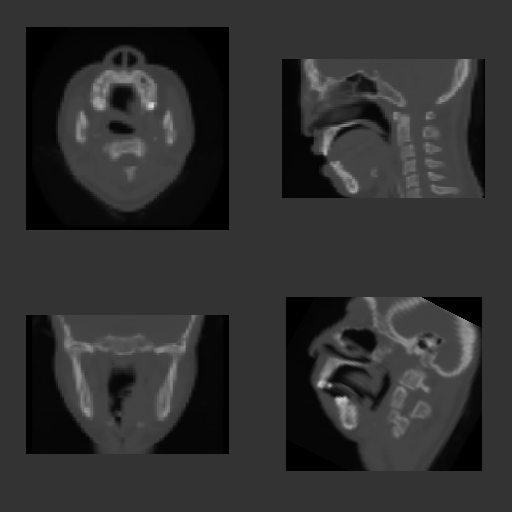

Recreate this plot in Python.
#!/usr/bin/env python

# Test vtkImageReslice SetOutputDirection with sagittal, oblique, axial, and coronal views.

# Factory overrides
import vtkmodules.vtkInteractionStyle  # noqa: F401
import vtkmodules.vtkRenderingFreeType  # noqa: F401
import vtkmodules.vtkRenderingOpenGL2  # noqa: F401

import os

from vtkmodules.vtkCommonMath import vtkMatrix3x3
from vtkmodules.vtkCommonCore import vtkMath
from vtkmodules.vtkIOImage import vtkImageReader2
from vtkmodules.vtkImagingCore import vtkImageReslice
from vtkmodules.vtkRenderingCore import (
    vtkImageSlice,
    vtkImageSliceMapper,
    vtkRenderWindow,
    vtkRenderWindowInteractor,
    vtkRenderer,
)

# Read 3D volume
reader = vtkImageReader2()
reader.SetDataByteOrderToLittleEndian()
reader.SetDataExtent(0, 63, 0, 63, 1, 93)
reader.SetDataSpacing(3.2, 3.2, 1.5)
data_dir = os.environ.get("VPE_DATA_DIR", os.path.dirname(os.path.abspath(__file__)))

reader.SetFilePrefix(os.path.join(data_dir, "headsq", "quarter"))

color_range = [0.0, 4095.0]

# Direction matrices for four viewports
directions = [
    # lower left: sagittal
    [1.0, 0.0, 0.0, 0.0, 0.0, 1.0, 0.0, -1.0, 0.0],
    # lower right: oblique
    [0.3610509009504489, 0.5641239080948949, 0.7425674805959468,
     -0.8708194756386795, 0.48884072076035906, 0.05204027838960906,
     -0.333640057204234, -0.6654314134771782, 0.6677464684942334],
    # upper left: axial
    [1.0, 0.0, 0.0, 0.0, 1.0, 0.0, 0.0, 0.0, 1.0],
    # upper right: coronal (with flip)
    [0.0, 0.0, 1.0, 1.0, 0.0, 0.0, 0.0, -1.0, 0.0],
]

# Viewport 0 (lower-left): sagittal
reslice_0 = vtkImageReslice()
reslice_0.SetInputConnection(reader.GetOutputPort())
reslice_0.SetOutputSpacing(1.0, 1.0, 1.0)
reslice_0.SetOutputDirection(directions[0])
reslice_0.SetInterpolationModeToLinear()

image_mapper_0 = vtkImageSliceMapper()
image_mapper_0.SetInputConnection(reslice_0.GetOutputPort())
image_mapper_0.SliceAtFocalPointOn()
image_mapper_0.BorderOn()

image_slice_0 = vtkImageSlice()
image_slice_0.SetMapper(image_mapper_0)
image_slice_0.GetProperty().SetColorWindow(color_range[1] - color_range[0])
image_slice_0.GetProperty().SetColorLevel(0.5 * (color_range[0] + color_range[1]))
image_slice_0.GetProperty().SetInterpolationTypeToNearest()

renderer_0 = vtkRenderer()
renderer_0.AddViewProp(image_slice_0)
renderer_0.SetBackground(0.2, 0.2, 0.2)
renderer_0.SetViewport(0.0, 0.0, 0.5, 0.5)

# Viewport 1 (lower-right): oblique
reslice_1 = vtkImageReslice()
reslice_1.SetInputConnection(reader.GetOutputPort())
reslice_1.SetOutputSpacing(1.0, 1.0, 1.0)
reslice_1.SetOutputDirection(directions[1])
reslice_1.SetInterpolationModeToLinear()

image_mapper_1 = vtkImageSliceMapper()
image_mapper_1.SetInputConnection(reslice_1.GetOutputPort())
image_mapper_1.SliceAtFocalPointOn()
image_mapper_1.BorderOn()

image_slice_1 = vtkImageSlice()
image_slice_1.SetMapper(image_mapper_1)
image_slice_1.GetProperty().SetColorWindow(color_range[1] - color_range[0])
image_slice_1.GetProperty().SetColorLevel(0.5 * (color_range[0] + color_range[1]))
image_slice_1.GetProperty().SetInterpolationTypeToNearest()

renderer_1 = vtkRenderer()
renderer_1.AddViewProp(image_slice_1)
renderer_1.SetBackground(0.2, 0.2, 0.2)
renderer_1.SetViewport(0.5, 0.0, 1.0, 0.5)

# Viewport 2 (upper-left): axial
reslice_2 = vtkImageReslice()
reslice_2.SetInputConnection(reader.GetOutputPort())
reslice_2.SetOutputSpacing(1.0, 1.0, 1.0)
reslice_2.SetOutputDirection(directions[2])
reslice_2.SetInterpolationModeToLinear()

image_mapper_2 = vtkImageSliceMapper()
image_mapper_2.SetInputConnection(reslice_2.GetOutputPort())
image_mapper_2.SliceAtFocalPointOn()
image_mapper_2.BorderOn()

image_slice_2 = vtkImageSlice()
image_slice_2.SetMapper(image_mapper_2)
image_slice_2.GetProperty().SetColorWindow(color_range[1] - color_range[0])
image_slice_2.GetProperty().SetColorLevel(0.5 * (color_range[0] + color_range[1]))
image_slice_2.GetProperty().SetInterpolationTypeToNearest()

renderer_2 = vtkRenderer()
renderer_2.AddViewProp(image_slice_2)
renderer_2.SetBackground(0.2, 0.2, 0.2)
renderer_2.SetViewport(0.0, 0.5, 0.5, 1.0)

# Viewport 3 (upper-right): coronal with flip
reslice_3 = vtkImageReslice()
reslice_3.SetInputConnection(reader.GetOutputPort())
reslice_3.SetOutputSpacing(1.0, 1.0, 1.0)
reslice_3.SetOutputDirection(directions[3])
reslice_3.SetInterpolationModeToLinear()

image_mapper_3 = vtkImageSliceMapper()
image_mapper_3.SetInputConnection(reslice_3.GetOutputPort())
image_mapper_3.SliceAtFocalPointOn()
image_mapper_3.BorderOn()

image_slice_3 = vtkImageSlice()
image_slice_3.SetMapper(image_mapper_3)
image_slice_3.GetProperty().SetColorWindow(color_range[1] - color_range[0])
image_slice_3.GetProperty().SetColorLevel(0.5 * (color_range[0] + color_range[1]))
image_slice_3.GetProperty().SetInterpolationTypeToNearest()

renderer_3 = vtkRenderer()
renderer_3.AddViewProp(image_slice_3)
renderer_3.SetBackground(0.2, 0.2, 0.2)
renderer_3.SetViewport(0.5, 0.5, 1.0, 1.0)

# Window
render_window = vtkRenderWindow()
render_window.AddRenderer(renderer_0)
render_window.AddRenderer(renderer_1)
render_window.AddRenderer(renderer_2)
render_window.AddRenderer(renderer_3)
render_window.SetSize(512, 512)
render_window.SetWindowName("image reslice direction")

# Scene
bounds_0 = image_mapper_0.GetBounds()
focal_0 = [0.5 * (bounds_0[0] + bounds_0[1]), 0.5 * (bounds_0[2] + bounds_0[3]), 0.5 * (bounds_0[4] + bounds_0[5])]
camera_0 = renderer_0.GetActiveCamera()
camera_0.SetFocalPoint(focal_0)
offset_0 = [0.0, 0.0, 500.0]
vtkMatrix3x3.MultiplyPoint(directions[0], offset_0, offset_0)
vtkMath.Add(focal_0, offset_0, focal_0)
camera_0.SetPosition(focal_0)
viewup_0 = [0.0, 1.0, 0.0]
vtkMatrix3x3.MultiplyPoint(directions[0], viewup_0, viewup_0)
camera_0.SetViewUp(viewup_0)
camera_0.ParallelProjectionOn()
camera_0.SetParallelScale(128)

bounds_1 = image_mapper_1.GetBounds()
focal_1 = [0.5 * (bounds_1[0] + bounds_1[1]), 0.5 * (bounds_1[2] + bounds_1[3]), 0.5 * (bounds_1[4] + bounds_1[5])]
camera_1 = renderer_1.GetActiveCamera()
camera_1.SetFocalPoint(focal_1)
offset_1 = [0.0, 0.0, 500.0]
vtkMatrix3x3.MultiplyPoint(directions[1], offset_1, offset_1)
vtkMath.Add(focal_1, offset_1, focal_1)
camera_1.SetPosition(focal_1)
viewup_1 = [0.0, 1.0, 0.0]
vtkMatrix3x3.MultiplyPoint(directions[1], viewup_1, viewup_1)
camera_1.SetViewUp(viewup_1)
camera_1.ParallelProjectionOn()
camera_1.SetParallelScale(128)

bounds_2 = image_mapper_2.GetBounds()
focal_2 = [0.5 * (bounds_2[0] + bounds_2[1]), 0.5 * (bounds_2[2] + bounds_2[3]), 0.5 * (bounds_2[4] + bounds_2[5])]
camera_2 = renderer_2.GetActiveCamera()
camera_2.SetFocalPoint(focal_2)
offset_2 = [0.0, 0.0, 500.0]
vtkMatrix3x3.MultiplyPoint(directions[2], offset_2, offset_2)
vtkMath.Add(focal_2, offset_2, focal_2)
camera_2.SetPosition(focal_2)
viewup_2 = [0.0, 1.0, 0.0]
vtkMatrix3x3.MultiplyPoint(directions[2], viewup_2, viewup_2)
camera_2.SetViewUp(viewup_2)
camera_2.ParallelProjectionOn()
camera_2.SetParallelScale(128)

bounds_3 = image_mapper_3.GetBounds()
focal_3 = [0.5 * (bounds_3[0] + bounds_3[1]), 0.5 * (bounds_3[2] + bounds_3[3]), 0.5 * (bounds_3[4] + bounds_3[5])]
camera_3 = renderer_3.GetActiveCamera()
camera_3.SetFocalPoint(focal_3)
offset_3 = [0.0, 0.0, 500.0]
vtkMatrix3x3.MultiplyPoint(directions[3], offset_3, offset_3)
vtkMath.Add(focal_3, offset_3, focal_3)
camera_3.SetPosition(focal_3)
viewup_3 = [0.0, 1.0, 0.0]
vtkMatrix3x3.MultiplyPoint(directions[3], viewup_3, viewup_3)
camera_3.SetViewUp(viewup_3)
camera_3.ParallelProjectionOn()
camera_3.SetParallelScale(128)

# Interactor
interactor = vtkRenderWindowInteractor()
interactor.SetRenderWindow(render_window)

interactor.Initialize()
interactor.Start()
